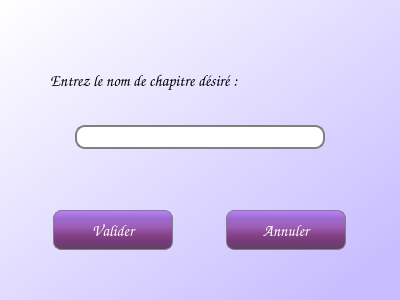
<?xml version="1.0" encoding="UTF-8"?>
<ui version="4.0">
 <class>CreateStructure</class>
 <widget class="QDialog" name="CreateStructure">
  <property name="geometry">
   <rect>
    <x>0</x>
    <y>0</y>
    <width>400</width>
    <height>300</height>
   </rect>
  </property>
  <property name="font">
   <font>
    <family>Comic Sans MS</family>
   </font>
  </property>
  <property name="windowTitle">
   <string>Ajouter un élément</string>
  </property>
  <property name="windowIcon">
   <iconset>
    <normaloff>images/createButton.png</normaloff>images/createButton.png</iconset>
  </property>
  <property name="styleSheet">
   <string notr="true">QDialog{
background-color :qlineargradient(spread:pad, x1:0, y1:0, x2:1, y2:1, stop:0 rgba(255, 255, 255, 255), stop:0.905028 rgba(200, 190, 255, 255));} 
</string>
  </property>
  <widget class="QPushButton" name="confirm">
   <property name="geometry">
    <rect>
     <x>53</x>
     <y>210</y>
     <width>120</width>
     <height>40</height>
    </rect>
   </property>
   <property name="font">
    <font>
     <family>Comic Sans MS</family>
     <pointsize>12</pointsize>
    </font>
   </property>
   <property name="styleSheet">
    <string notr="true">QPushButton{
background-color:qlineargradient(spread:pad, x1:0, y1:0, x2:0, y2:1, stop:0 rgba(185, 132, 255, 255), stop:0.212435 rgba(156, 105, 204, 255), stop:0.41573 rgba(157, 95, 184, 255), stop:0.623596 rgba(134, 67, 136, 255), stop:0.766839 rgba(118, 59, 125, 255), stop:1 rgba(104, 61, 99, 255));
color:white;
border: 1px solid gray; 
border-radius: 8px; 
padding: 0 8px; 
selection-background-color: darkgray; }

QPushButton:pressed{
background-color:qlineargradient(spread:pad, x1:0, y1:0, x2:0, y2:1, stop:0 rgba(104, 74, 143, 255), stop:0.212435 rgba(99, 67, 130, 255), stop:0.41573 rgba(97, 58, 114, 255), stop:0.621762 rgba(90, 47, 91, 255), stop:0.766839 rgba(87, 43, 92, 255), stop:1 rgba(68, 40, 65, 255));
}</string>
   </property>
   <property name="text">
    <string>Valider</string>
   </property>
  </widget>
  <widget class="QPushButton" name="Cancel">
   <property name="geometry">
    <rect>
     <x>226</x>
     <y>210</y>
     <width>120</width>
     <height>40</height>
    </rect>
   </property>
   <property name="font">
    <font>
     <family>Comic Sans MS</family>
     <pointsize>12</pointsize>
    </font>
   </property>
   <property name="styleSheet">
    <string notr="true">QPushButton{
background-color:qlineargradient(spread:pad, x1:0, y1:0, x2:0, y2:1, stop:0 rgba(185, 132, 255, 255), stop:0.212435 rgba(156, 105, 204, 255), stop:0.41573 rgba(157, 95, 184, 255), stop:0.623596 rgba(134, 67, 136, 255), stop:0.766839 rgba(118, 59, 125, 255), stop:1 rgba(104, 61, 99, 255));
color:white;
border: 1px solid gray; 
border-radius: 8px; 
padding: 0 8px; 
selection-background-color: darkgray; }

QPushButton:pressed{
background-color:qlineargradient(spread:pad, x1:0, y1:0, x2:0, y2:1, stop:0 rgba(104, 74, 143, 255), stop:0.212435 rgba(99, 67, 130, 255), stop:0.41573 rgba(97, 58, 114, 255), stop:0.621762 rgba(90, 47, 91, 255), stop:0.766839 rgba(87, 43, 92, 255), stop:1 rgba(68, 40, 65, 255));
}</string>
   </property>
   <property name="text">
    <string>Annuler</string>
   </property>
  </widget>
  <widget class="QLabel" name="order">
   <property name="geometry">
    <rect>
     <x>50</x>
     <y>40</y>
     <width>341</width>
     <height>81</height>
    </rect>
   </property>
   <property name="font">
    <font>
     <family>Comic Sans MS</family>
     <pointsize>12</pointsize>
    </font>
   </property>
   <property name="text">
    <string>Entrez le nom de chapitre désiré :</string>
   </property>
  </widget>
  <widget class="QLineEdit" name="nameInput">
   <property name="geometry">
    <rect>
     <x>75</x>
     <y>125</y>
     <width>250</width>
     <height>24</height>
    </rect>
   </property>
   <property name="styleSheet">
    <string notr="true">QLineEdit {border: 2px solid gray; 
border-radius: 10px; 
padding: 0 8px; 
selection-background-color: darkgray; }</string>
   </property>
  </widget>
 </widget>
 <resources/>
 <connections/>
</ui>
